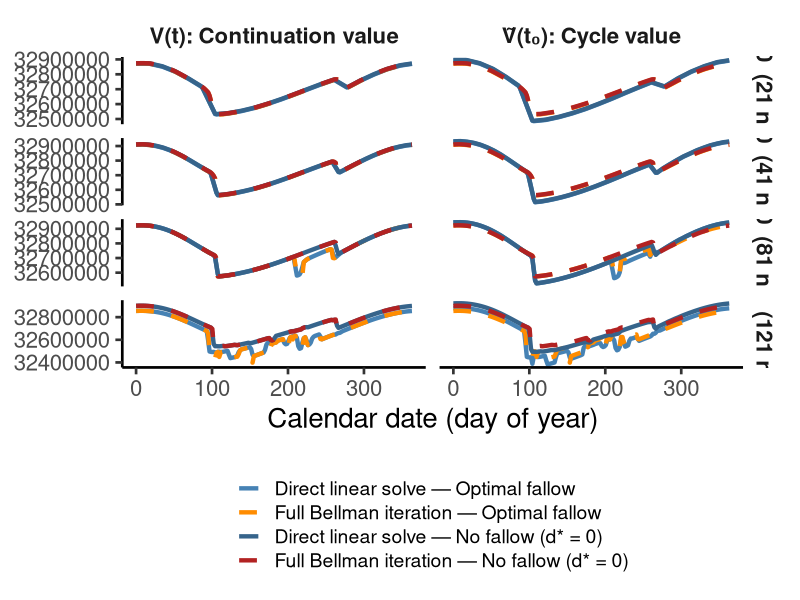
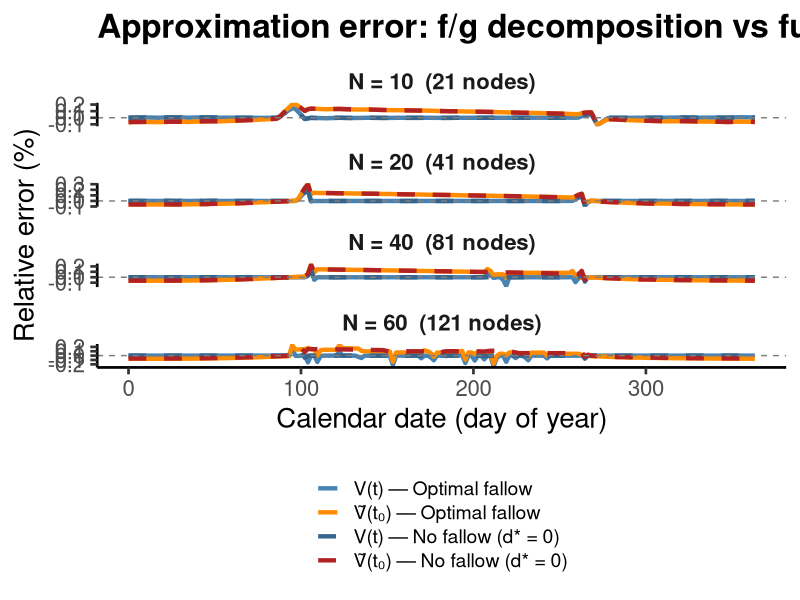
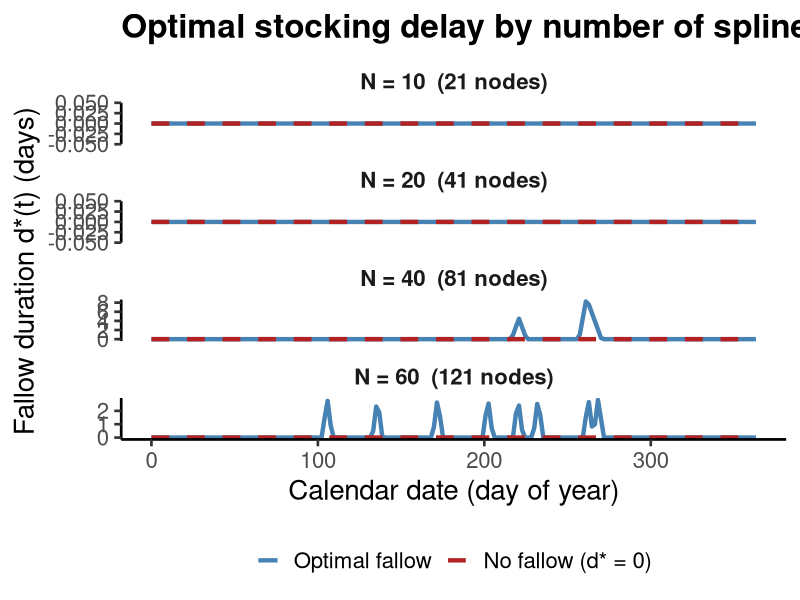
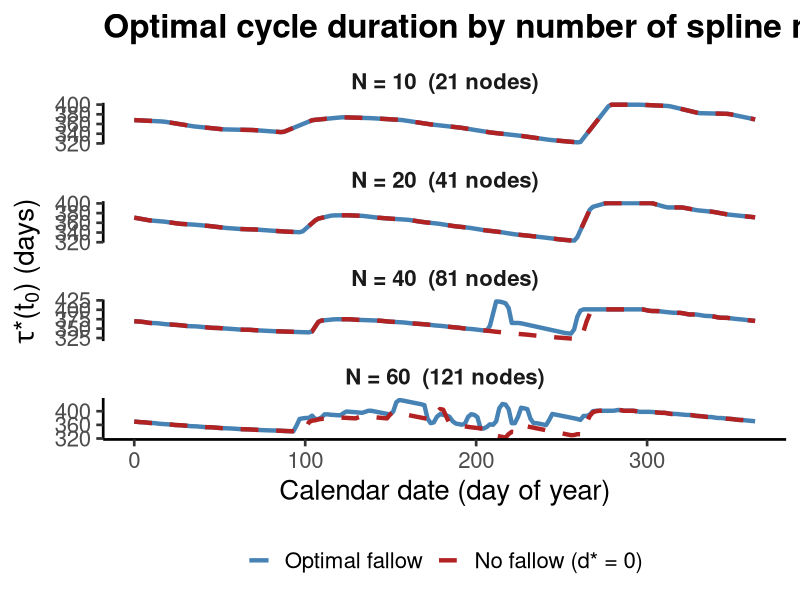
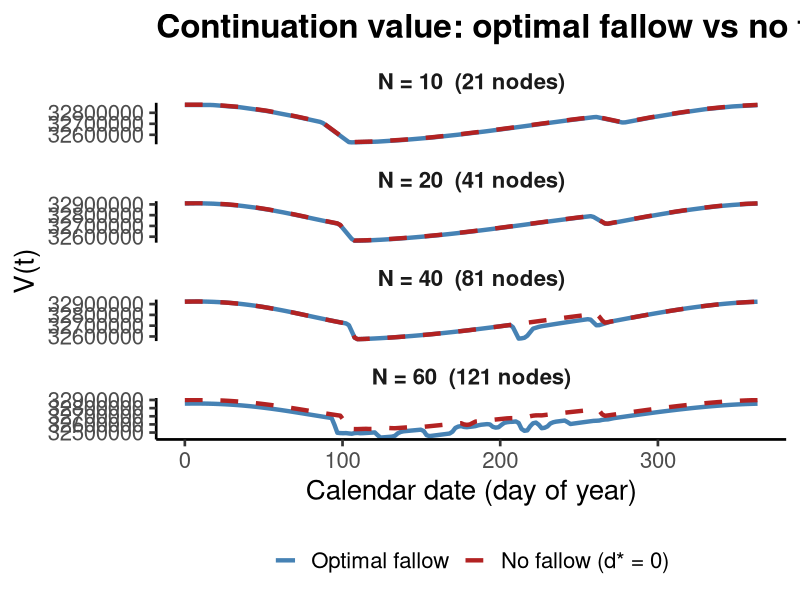

Generate these figures, in order, with R:
library(ggplot2)
library(tidyr)

# ── Read data ─────────────────────────────────────────────────────────────────
grid <- read.csv("results/simulations/fixed_point_validation_grid.csv")

outdir <- "results/figures"
dir.create(outdir, showWarnings = FALSE, recursive = TRUE)

# ── Compute relative errors ──────────────────────────────────────────────────
grid$V_rel_error <- (grid$V_bellman - grid$V_linear) /
                     abs(grid$V_linear) * 100
grid$Vtilde_rel_error <- (grid$Vtilde_bellman - grid$Vtilde_linear) /
                          abs(grid$Vtilde_linear) * 100

# ── Row labels ───────────────────────────────────────────────────────────────
grid$N_label <- factor(
  paste0("N = ", grid$N, "  (", grid$nodes, " nodes)"),
  levels = c("N = 10  (21 nodes)", "N = 20  (41 nodes)",
             "N = 40  (81 nodes)", "N = 60  (121 nodes)")
)

# ── Fallow labels ────────────────────────────────────────────────────────────
grid$fallow_label <- factor(
  ifelse(grid$fallow == "optimal_fallow", "Optimal fallow", "No fallow (d* = 0)"),
  levels = c("Optimal fallow", "No fallow (d* = 0)")
)

# ══════════════════════════════════════════════════════════════════════════════
# Panel figure: V(t) and Ṽ(t₀) — overlaid fallow conditions
# ══════════════════════════════════════════════════════════════════════════════

V_long <- data.frame(
  t        = rep(grid$t, 2),
  value    = c(grid$V_linear, grid$V_bellman),
  method   = rep(c("Direct linear solve", "Full Bellman iteration"),
                 each = nrow(grid)),
  N_label  = rep(grid$N_label, 2),
  fallow   = rep(grid$fallow_label, 2),
  panel    = "V(t): Continuation value"
)

Vt_long <- data.frame(
  t        = rep(grid$t, 2),
  value    = c(grid$Vtilde_linear, grid$Vtilde_bellman),
  method   = rep(c("Direct linear solve", "Full Bellman iteration"),
                 each = nrow(grid)),
  N_label  = rep(grid$N_label, 2),
  fallow   = rep(grid$fallow_label, 2),
  panel    = "\u1e7c(t\u2080): Cycle value"
)

vals_long <- rbind(V_long, Vt_long)
vals_long$panel <- factor(vals_long$panel,
  levels = c("V(t): Continuation value", "\u1e7c(t\u2080): Cycle value"))

# Interaction for color + linetype
vals_long$group <- interaction(vals_long$method, vals_long$fallow, sep = " \u2014 ")

p1 <- ggplot(vals_long, aes(x = t, y = value, color = group, linetype = group)) +
  geom_line(linewidth = 1.5) +
  facet_grid(N_label ~ panel, scales = "free_y") +
  scale_color_manual(values = c(
    "Direct linear solve \u2014 Optimal fallow" = "steelblue",
    "Full Bellman iteration \u2014 Optimal fallow" = "darkorange",
    "Direct linear solve \u2014 No fallow (d* = 0)" = "steelblue4",
    "Full Bellman iteration \u2014 No fallow (d* = 0)" = "firebrick")) +
  scale_linetype_manual(values = c(
    "Direct linear solve \u2014 Optimal fallow" = "solid",
    "Full Bellman iteration \u2014 Optimal fallow" = "dashed",
    "Direct linear solve \u2014 No fallow (d* = 0)" = "solid",
    "Full Bellman iteration \u2014 No fallow (d* = 0)" = "dashed")) +
  labs(x = "Calendar date (day of year)",
       y = NULL,
       color = NULL, linetype = NULL) +
  theme_classic(base_size = 20) +
  theme(
    legend.position = "bottom",
    legend.text = element_text(size = 14),
    legend.direction = "vertical",
    strip.text = element_text(face = "bold", size = 16),
    strip.background = element_blank()
  )

ggsave(file.path(outdir, "fixed_point_validation_panel.png"), p1,
       width = 16, height = 18, dpi = 400)
cat("Saved fixed_point_validation_panel.png\n")

# ══════════════════════════════════════════════════════════════════════════════
# Error panel: overlaid fallow conditions
# ══════════════════════════════════════════════════════════════════════════════

err_V <- data.frame(
  t = grid$t,
  rel_error = grid$V_rel_error,
  quantity = "V(t)",
  N_label = grid$N_label,
  fallow = grid$fallow_label
)

err_Vt <- data.frame(
  t = grid$t,
  rel_error = grid$Vtilde_rel_error,
  quantity = "\u1e7c(t\u2080)",
  N_label = grid$N_label,
  fallow = grid$fallow_label
)

err_long <- rbind(err_V, err_Vt)
err_long$quantity <- factor(err_long$quantity, levels = c("V(t)", "\u1e7c(t\u2080)"))
err_long$group <- interaction(err_long$quantity, err_long$fallow, sep = " \u2014 ")

p2 <- ggplot(err_long, aes(x = t, y = rel_error, color = group, linetype = group)) +
  geom_line(linewidth = 1.5) +
  geom_hline(yintercept = 0, linetype = "dashed", color = "grey50") +
  facet_wrap(~ N_label, ncol = 1, scales = "free_y") +
  scale_color_manual(values = c(
    "V(t) \u2014 Optimal fallow" = "steelblue",
    "\u1e7c(t\u2080) \u2014 Optimal fallow" = "darkorange",
    "V(t) \u2014 No fallow (d* = 0)" = "steelblue4",
    "\u1e7c(t\u2080) \u2014 No fallow (d* = 0)" = "firebrick")) +
  scale_linetype_manual(values = c(
    "V(t) \u2014 Optimal fallow" = "solid",
    "\u1e7c(t\u2080) \u2014 Optimal fallow" = "solid",
    "V(t) \u2014 No fallow (d* = 0)" = "dashed",
    "\u1e7c(t\u2080) \u2014 No fallow (d* = 0)" = "dashed")) +
  labs(x = "Calendar date (day of year)",
       y = "Relative error (%)",
       color = NULL, linetype = NULL,
       title = "Approximation error: f/g decomposition vs full Bellman") +
  theme_classic(base_size = 20) +
  theme(
    legend.position = "bottom",
    legend.text = element_text(size = 14),
    legend.direction = "vertical",
    strip.text = element_text(face = "bold", size = 16),
    strip.background = element_blank(),
    plot.title = element_text(face = "bold")
  )

ggsave(file.path(outdir, "fixed_point_validation_errors.png"), p2,
       width = 12, height = 18, dpi = 400)
cat("Saved fixed_point_validation_errors.png\n")

# ══════════════════════════════════════════════════════════════════════════════
# Fallow duration d*(t) panel: rows = N, overlaid fallow conditions
# ══════════════════════════════════════════════════════════════════════════════

p3 <- ggplot(grid, aes(x = t, y = d_star, color = fallow_label, linetype = fallow_label)) +
  geom_line(linewidth = 1.5) +
  facet_wrap(~ N_label, ncol = 1, scales = "free_y") +
  scale_color_manual(values = c(
    "Optimal fallow" = "steelblue",
    "No fallow (d* = 0)" = "firebrick")) +
  scale_linetype_manual(values = c(
    "Optimal fallow" = "solid",
    "No fallow (d* = 0)" = "dashed")) +
  labs(x = "Calendar date (day of year)",
       y = "Fallow duration d*(t) (days)",
       color = NULL, linetype = NULL,
       title = "Optimal stocking delay by number of spline nodes") +
  theme_classic(base_size = 20) +
  theme(
    legend.position = "bottom",
    legend.text = element_text(size = 16),
    strip.text = element_text(face = "bold", size = 16),
    strip.background = element_blank(),
    plot.title = element_text(face = "bold")
  )

ggsave(file.path(outdir, "fixed_point_validation_fallow.png"), p3,
       width = 12, height = 18, dpi = 400)
cat("Saved fixed_point_validation_fallow.png\n")

# ══════════════════════════════════════════════════════════════════════════════
# Harvest time τ*(t₀) panel: rows = N, overlaid fallow conditions
# ══════════════════════════════════════════════════════════════════════════════

p4 <- ggplot(grid, aes(x = t, y = tau_star, color = fallow_label, linetype = fallow_label)) +
  geom_line(linewidth = 1.5) +
  facet_wrap(~ N_label, ncol = 1, scales = "free_y") +
  scale_color_manual(values = c(
    "Optimal fallow" = "steelblue",
    "No fallow (d* = 0)" = "firebrick")) +
  scale_linetype_manual(values = c(
    "Optimal fallow" = "solid",
    "No fallow (d* = 0)" = "dashed")) +
  labs(x = "Calendar date (day of year)",
       y = expression(paste(tau, "*(t"[0], ") (days)")),
       color = NULL, linetype = NULL,
       title = "Optimal cycle duration by number of spline nodes") +
  theme_classic(base_size = 20) +
  theme(
    legend.position = "bottom",
    legend.text = element_text(size = 16),
    strip.text = element_text(face = "bold", size = 16),
    strip.background = element_blank(),
    plot.title = element_text(face = "bold")
  )

ggsave(file.path(outdir, "fixed_point_validation_tau.png"), p4,
       width = 12, height = 18, dpi = 400)
cat("Saved fixed_point_validation_tau.png\n")

# ══════════════════════════════════════════════════════════════════════════════
# V(t) comparison: optimal fallow vs no fallow (direct solver only)
# ══════════════════════════════════════════════════════════════════════════════

p5 <- ggplot(grid, aes(x = t, y = V_linear, color = fallow_label, linetype = fallow_label)) +
  geom_line(linewidth = 1.5) +
  facet_wrap(~ N_label, ncol = 1, scales = "free_y") +
  scale_color_manual(values = c(
    "Optimal fallow" = "steelblue",
    "No fallow (d* = 0)" = "firebrick")) +
  scale_linetype_manual(values = c(
    "Optimal fallow" = "solid",
    "No fallow (d* = 0)" = "dashed")) +
  labs(x = "Calendar date (day of year)",
       y = "V(t)",
       color = NULL, linetype = NULL,
       title = "Continuation value: optimal fallow vs no fallow") +
  theme_classic(base_size = 20) +
  theme(
    legend.position = "bottom",
    legend.text = element_text(size = 16),
    strip.text = element_text(face = "bold", size = 16),
    strip.background = element_blank(),
    plot.title = element_text(face = "bold")
  )

ggsave(file.path(outdir, "fixed_point_validation_V.png"), p5,
       width = 12, height = 18, dpi = 400)
cat("Saved fixed_point_validation_V.png\n")
